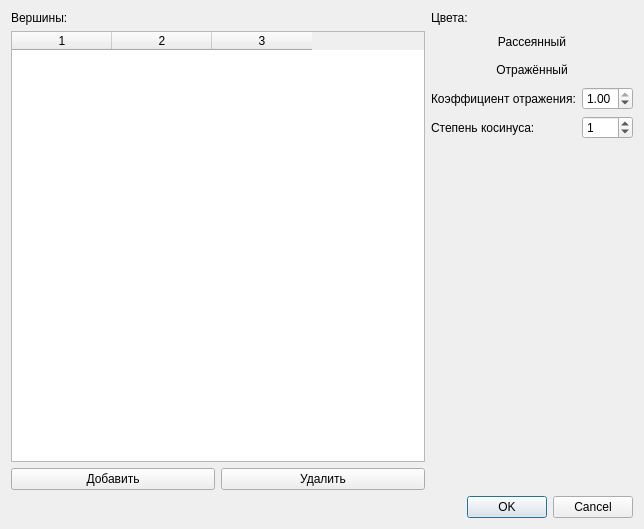
<?xml version="1.0" encoding="UTF-8"?>
<ui version="4.0">
 <class>AddPolygonDialog</class>
 <widget class="QDialog" name="AddPolygonDialog">
  <property name="geometry">
   <rect>
    <x>0</x>
    <y>0</y>
    <width>644</width>
    <height>529</height>
   </rect>
  </property>
  <property name="windowTitle">
   <string>Dialog</string>
  </property>
  <layout class="QVBoxLayout" name="verticalLayout">
   <item>
    <layout class="QHBoxLayout" name="horizontalLayout">
     <item>
      <layout class="QVBoxLayout" name="verticalLayout_2">
       <item>
        <widget class="QLabel" name="label">
         <property name="text">
          <string>Вершины:</string>
         </property>
        </widget>
       </item>
       <item>
        <widget class="QTableWidget" name="verticesTable">
         <property name="selectionBehavior">
          <enum>QAbstractItemView::SelectRows</enum>
         </property>
         <property name="columnCount">
          <number>3</number>
         </property>
         <column/>
         <column/>
         <column/>
        </widget>
       </item>
       <item>
        <layout class="QHBoxLayout" name="horizontalLayout_2">
         <item>
          <widget class="QPushButton" name="addVerticeButton">
           <property name="text">
            <string>Добавить</string>
           </property>
          </widget>
         </item>
         <item>
          <widget class="QPushButton" name="removeVerticeButton">
           <property name="text">
            <string>Удалить</string>
           </property>
          </widget>
         </item>
        </layout>
       </item>
      </layout>
     </item>
     <item>
      <layout class="QVBoxLayout" name="verticalLayout_3">
       <item>
        <widget class="QLabel" name="label_2">
         <property name="text">
          <string>Цвета:</string>
         </property>
        </widget>
       </item>
       <item>
        <widget class="QPushButton" name="diffusedButton">
         <property name="autoFillBackground">
          <bool>true</bool>
         </property>
         <property name="text">
          <string>Рассеянный</string>
         </property>
         <property name="flat">
          <bool>true</bool>
         </property>
        </widget>
       </item>
       <item>
        <widget class="QPushButton" name="reflButton">
         <property name="autoFillBackground">
          <bool>true</bool>
         </property>
         <property name="text">
          <string>Отражённый</string>
         </property>
         <property name="flat">
          <bool>true</bool>
         </property>
        </widget>
       </item>
       <item>
        <layout class="QFormLayout" name="formLayout">
         <item row="0" column="0">
          <widget class="QLabel" name="ksLabel">
           <property name="text">
            <string>Коэффициент отражения:</string>
           </property>
          </widget>
         </item>
         <item row="0" column="1">
          <widget class="QDoubleSpinBox" name="reflCoeffSpin">
           <property name="maximumSize">
            <size>
             <width>75</width>
             <height>16777215</height>
            </size>
           </property>
           <property name="maximum">
            <double>1.000000000000000</double>
           </property>
           <property name="singleStep">
            <double>0.100000000000000</double>
           </property>
           <property name="value">
            <double>1.000000000000000</double>
           </property>
          </widget>
         </item>
         <item row="1" column="0">
          <widget class="QLabel" name="nLabel">
           <property name="text">
            <string>Степень косинуса:</string>
           </property>
          </widget>
         </item>
         <item row="1" column="1">
          <widget class="QSpinBox" name="cosPowSpin">
           <property name="maximumSize">
            <size>
             <width>75</width>
             <height>16777215</height>
            </size>
           </property>
           <property name="maximum">
            <number>10</number>
           </property>
           <property name="value">
            <number>1</number>
           </property>
          </widget>
         </item>
        </layout>
       </item>
       <item>
        <spacer name="verticalSpacer">
         <property name="orientation">
          <enum>Qt::Vertical</enum>
         </property>
         <property name="sizeHint" stdset="0">
          <size>
           <width>20</width>
           <height>40</height>
          </size>
         </property>
        </spacer>
       </item>
      </layout>
     </item>
    </layout>
   </item>
   <item>
    <widget class="QDialogButtonBox" name="buttonBox">
     <property name="orientation">
      <enum>Qt::Horizontal</enum>
     </property>
     <property name="standardButtons">
      <set>QDialogButtonBox::Cancel|QDialogButtonBox::Ok</set>
     </property>
    </widget>
   </item>
  </layout>
 </widget>
 <resources/>
 <connections/>
</ui>
